Frame 1 (no input): blank canvas, image omitted
Frame 60 (the mouse pressed at the canvas centre just before this capture): blank canvas, image omitted
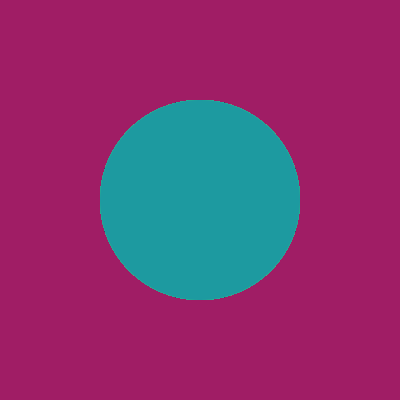
Frame 120 (the mouse held since frame 60 and released just before this capture)

The Processing sketch whose frames 1 and 60 were blank and that drew this single picture after the mouse press (run headless with seeded random() and noise(); from frame 60 on, the mouse is pressed at the canvas centre):

// Processing sketch: processing_59712
// ── processing_59712.pde

void setup(){
    size(400, 400);
    smooth();
    background(160, 29, 101);
  
    rectMode(CENTER);
}

void draw(){
  noStroke();
  fill(53, 188, 133);
  ellipse(width/2, height/2, mouseX, mouseY);
 if(mousePressed){

   fill(29,154,160);
  ellipse(width/2, height/2, mouseX, mouseY);
   stroke(0);
   strokeWeight(1);
   
 //  rect(mouseX, mouseY, 20, 20);
   //rect(mouseX - 40, mouseY + 40, 20, 20);
   //rect(mouseX + 40, mouseY + 40, 20, 20);
 }
 
 }
